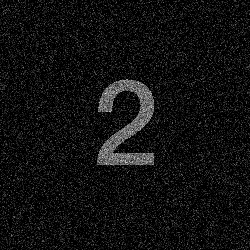
#> input picture Exercice3/manifold2/imageTwoManifold1.png, 250 x 250 px; its folder holds 4 pictures in this run
$ jupyter execute --allow-errors Session3.ipynb   (shell and % lines are left out)
#> lines starting #> are read from the running program, lines starting #| are printed output that depends on the picture
# Programming Session III

During this session, we will learn how to use unsupervised methods.
You already started using some of them in the homework. The session is organized around 3 main exerices. It is suggested to complete the exercices in the following order: 1 (including 1.1,1.2),3.1,2,3.2 and then 1.3.

- __Exercice 1__ focuses on various applications of ICA ranging from medicine to finance, including speech processing.
- __Exercice 2__ uses manifold learning to extract a lower dimensional representation from a short movie
- __Exercice 3__ uses hierarchical clustering to extract information from the genetic expression of cancerous cells

## 1. Independent Component Analysis, seizure prediction, sound source separation and market analysis

For this first exercice, we will consider three applications of independent component analysis.
- In the __first application__, we will use ICA to remove artefacts from EEG signals, this is useful in the understanding of cognitive processes or to predict and detect abnormal activity such as in epileptic seizure.
- In the __second application__, we will use ICA to extract a conversation from some background (music) noise
- In the third exercice, we will use ICA to extract latent factors from financial data

### 1.1. Cleaning EEG from occular artefacts

sources:
 - https://martinos.org/,
 - JUNG et al.,Removing electroencephalographic artifacts by blind source separation,
 - C Brunner, Removing eye activity from EEG signals via ICA

In this exercice we will use ICA to separate the sources in an EEG signal. In particular, we will extract the electric signal arising from eye movements.

When doing an EEG we are usually interested in understanding and comparing the behavior of populations of neurons across the brain. EEG recordings have also been assesed as objective markers of consciousness (see Q.Noirhomme and S Laureys, "Consciousness and Unconsciousness:
An EEG Perspective", http://journals.sagepub.com/doi/pdf/10.1177/1550059413519518)

The electrode map is pretty standard (see below for an example)

The first thing to do is to identify the location/geography of each EEG signal. Then one approach is to count the number of peaks (cycles) within a given time interval. One of the things we might want to study is reactivity. I.e if you pinch someone, the EEG is supposed to get faster. More generally, we are interested in responses to stimulations, pain, ligth,..
As an example, when you hyperventilate, CO2 goes down with cerebral blood flow and you see a slowing of EEG. Such slowing is normal but if you see slowing on only one side of the brain and not the other that might reveal vascular insufficiency on that particular side.

We are thus interested in the neurons spikes. However, EEG recordings are often corrupted with distracting artifacts such as eye movements, eye blinks, muscle noise, heart signals,.. Such artifacts present serious problems for EEG interpretation.

In this exercice, we will use the MNE API (https://martinos.org/mne/stable/index.html) which is used for neurophysiological data analysis. The lines below are storing the data after some preprocessing inside the variable __raw_tmp__

Use the following link http://bnci-horizon-2020.eu/database/data-sets/001-2014/A01T.mat
to download the EEG data. Put it in your working directory. Then load this data with the lines below.

[cell 1]
from scipy.io import loadmat
import mne
# importing ICA
from mne.preprocessing import ICA

#> (the rest of this cell did not finish here and is left out)

- Start by creating an ICA object (ICA)
- fit the object to your variable raw_tmp
- use the function plot_components from the ICA object with argument "inst=raw_data" in order to represent each of the ICA components in an interactive fashion

[cell 2]
# put your code here

When computing the independent components, we also compute the "loadings" that is how much each independent component contribute to the signal from each electrode. One can then map this decomposition onto the skull to understand the spatial evolution of each if the independent components. This is what you see in the above figures.

We will now remove the component corresponding to the eye movement.

- __According to you, and looking at the figure you generated, what component is the most likely to represent ocular motion?__
- Click on the subplot corresponding to the corresponding component to get more details on this component.

When considering neural activity signals, you should in general observe a characteristic "alpha" peak. This is an additional indication of a component which is independent from occular activity (see the figure below)

source: Relationships between electroencephalographic spectral peaks across frequency bands
S. J. van Albada1,2,3* and P. A. Robinson2,3,4

Using this information, what component is likely to encode occular motion according to you ?

Using the function "plot_sources" from the MNE implementation of ICA, display the EEG recordings.

[cell 3]
# put your code here

Can you see any signal that would be significantly different from the others?

- Using the function "exclude" from mne.ICA, remove the component that looks different to you
- Finally visualize the result by using the following two steps

    - Create a copy of the original data with raw.copy()
    - Use the "apply" function from your ICA object to get clean the signals from the occular component
    - Plot the raw signals together with the function plot from both (1) the raw signal and (2) the corrected one. What do you see?

[cell 4]
# put your code here

### 1.2. Traditional coktail party: the semblance of privacy

(sound sources: http://sound.media.mit.edu/ica-bench/sources/)

In this second exercice, we will use ICA to extract individual conversations from the recording of mixed sounds. Source separation is a popular application of independent component analysis. It also shows how fragile/idealized the scene from the movie "The Firm" is, when Tom Cruise turns on the music to reveal to his wife, played by Jeanne Tripplehorn, that the law firm for which he works, is led by the mafia.

[cell 5]
import time
import scipy
from scipy.io import wavfile
import numpy as np
import matplotlib.pyplot as plt
from sklearn.decomposition import FastICA

Use the snippet below to load the two independent sounds and listen to those sounds

#> (a cell that did not finish here is left out)

The lines below are used to mix the sounds. Run those lines

#> (a cell that did not finish here is left out)

Start by listening to the mix. Given the mixed signals stored in X, use FastICA function to recover the sources. Hint(s):
- Start by initializing a FastICA object
- Fit the ica object to the data
- Transform the data, using your ICA object and store the result in a new variable
- plot the resulting two signals (those correspond to the first and second columns in the ouptut of your ICA fit)
-then store those signals as .wav files as we did above. Listen to them. Can you understand anything?

#> (a cell that did not finish here is left out)

### 1.3 Searching for hidden factors in financial time series

(source1: A Hyvarinen, E. Oja, Independent Component Analysis: A Tutorial
 source2: see for example, A. D. Back and A. S. Weigend, A First Application of Independent Component Analysis to Extracting
Structure from Stock Returns)

In this exercice, you will be given the opportunity to apply ICA to multivariate financial time series such as a portfolio of stocks. In finance, one is usually interested in understanding what drives the motion of a financial time series.

#> (a cell that did not finish here is left out)

- Using the snippet from the first homework, plot the time series for each company

- Using the same ICA approach we used for the EEG signals, compute the principal components of the time series. How many components are need to capture most of the trend ?

- Repeat the analysis with principal components. How many components do you need?

## 2. Manifold learning

In this exercice, we will study how, in a very simple framework, one can use the manifold underlying a set of images to denoise those images.

The data for this exercice is a collection of noisy images of the number 2

[cell 10]
## use this snippet to import the rotated images. The piece of code just load the sequence of images and store
## it into a numpy array

import glob
from PIL import Image
import matplotlib.pyplot as plt
import matplotlib.image as mpimg
#img=mpimg.imread('your_image.png')


filelist = glob.glob('manifold2/*.png')
x = np.array([np.array(Image.open(fname)) for fname in filelist])
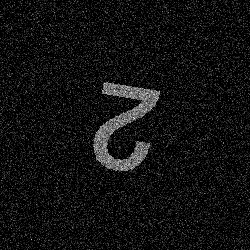
#> input picture Exercice3/manifold2/imageTwoManifold10.png, 250 x 250 px
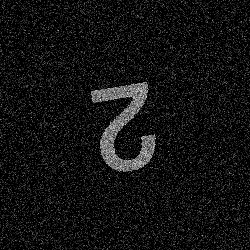
#> input picture Exercice3/manifold2/imageTwoManifold11.png, 250 x 250 px
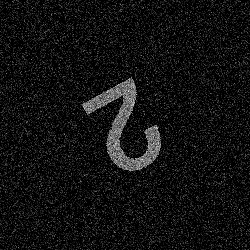
#> input picture Exercice3/manifold2/imageTwoManifold12.png, 250 x 250 px
imgplot = plt.imshow(x[1,:,:])
plt.show()
